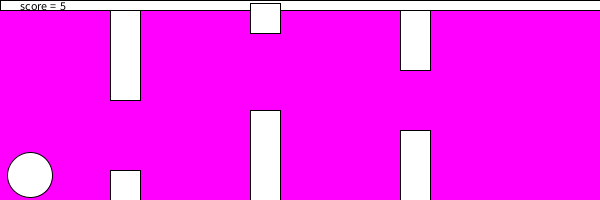
Frame 1 (no input)
Frame 60 (the mouse pressed at the canvas centre just before this capture): identical to frame 1, image omitted
Frame 120 (the mouse held since frame 60 and released just before this capture): identical to frame 1, image omitted

The Processing sketch that drew this single still picture (run headless with seeded random() and noise(); from frame 60 on, the mouse is pressed at the canvas centre):

// Processing sketch: processing_147214
// ── processing_147214.pde

int a=30;
int s=175;
int lives = 5;

void setup ()
{
  size (600,200);
}

void draw ()
{
  background (#ff00ff);
  fill (255);
  rect (0,0,600,10);
  fill(0);
  text ("score = ", 20,10);
  text (lives, 60,10);
    fill (255);
    rect(110,10,30,90);
    rect(250,110,30,120);
    rect(400,130,30,90);
    rect(400,10,30,60);
    rect(250,3,30,30);
    rect(110,170,30,30);
    ellipse (a,s,45,45);
  if (key=='w')
  {
    s--;
  }
  else if (key=='a')
  {
    a--;
  }
  else if (key=='s')
  {
    s++;
  }
  else if (key=='d')
  {
    a++;
  }
  if (a >90 && s > 150) { fill (0); rect (150,50,300,100); fill (255); text ("Your Dead", 300,100);  
//lives= lives- 1;
  {
if(a>110 && s > 50) { fill (0); rect (150,50,300,100); fill (255); text ("Your Dead", 300,100);}

}
  }
}
